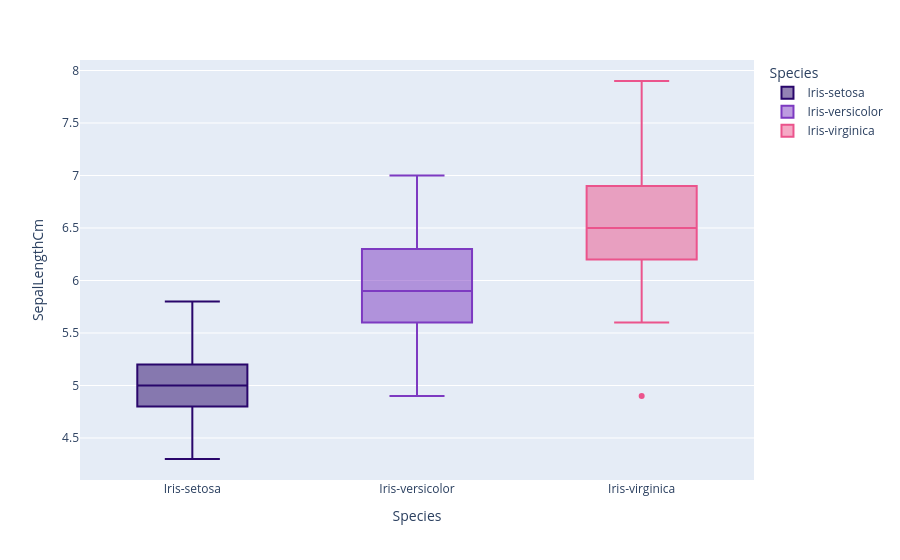

The cell this chart's notebook holds for it:
### Markdown cell above
Sepal-Length

### Code cell
fig = px.box(data_frame=iris, x='Species',y='SepalLengthCm',color='Species',color_discrete_sequence=['#29066B','#7D3AC1','#EB548C'],orientation='v')
fig.show()

### Figure 1 — Plotly figure (JSON) as saved in the notebook; plotly's stock layout.template omitted (floating-point values rounded to 4 significant figures)
{"data": [{"alignmentgroup": "True", "hovertemplate": "Species=%{x}<br>SepalLengthCm=%{y}<extra></extra>", "legendgroup": "Iris-setosa", "marker": {"color": "#29066B"}, "name": "Iris-setosa", "notched": false, "offsetgroup": "Iris-setosa", "orientation": "v", "showlegend": true, "type": "box", "x": ["Iris-setosa", "Iris-setosa", "Iris-setosa", "Iris-setosa", "Iris-setosa", "Iris-setosa", "Iris-setosa", "Iris-setosa", "Iris-setosa", "Iris-setosa", "Iris-setosa", "Iris-setosa", "Iris-setosa", "Iris-setosa", "Iris-setosa", "Iris-setosa", "Iris-setosa", "Iris-setosa", "Iris-setosa", "Iris-setosa", "Iris-setosa", "Iris-setosa", "Iris-setosa", "Iris-setosa", "Iris-setosa", "Iris-setosa", "Iris-setosa", "Iris-setosa", "Iris-setosa", "Iris-setosa", "Iris-setosa", "Iris-setosa", "Iris-setosa", "Iris-setosa", "Iris-setosa", "Iris-setosa", "Iris-setosa", "Iris-setosa", "Iris-setosa", "Iris-setosa", "Iris-setosa", "Iris-setosa", "Iris-setosa", "Iris-setosa", "Iris-setosa", "Iris-setosa", "Iris-setosa", "Iris-setosa", "Iris-setosa", "Iris-setosa"], "x0": " ", "xaxis": "x", "y": [5.1, 4.9, 4.7, 4.6, 5.0, 5.4, 4.6, 5.0, 4.4, 4.9, 5.4, 4.8, 4.8, 4.3, 5.8, 5.7, 5.4, 5.1, 5.7, 5.1, 5.4, 5.1, 4.6, 5.1, 4.8, 5.0, 5.0, 5.2, 5.2, 4.7, 4.8, 5.4, 5.2, 5.5, 4.9, 5.0, 5.5, 4.9, 4.4, 5.1, 5.0, 4.5, 4.4, 5.0, 5.1, 4.8, 5.1, 4.6, 5.3, 5.0], "y0": " ", "yaxis": "y"}, {"alignmentgroup": "True", "hovertemplate": "Species=%{x}<br>SepalLengthCm=%{y}<extra></extra>", "legendgroup": "Iris-versicolor", "marker": {"color": "#7D3AC1"}, "name": "Iris-versicolor", "notched": false, "offsetgroup": "Iris-versicolor", "orientation": "v", "showlegend": true, "type": "box", "x": ["Iris-versicolor", "Iris-versicolor", "Iris-versicolor", "Iris-versicolor", "Iris-versicolor", "Iris-versicolor", "Iris-versicolor", "Iris-versicolor", "Iris-versicolor", "Iris-versicolor", "Iris-versicolor", "Iris-versicolor", "Iris-versicolor", "Iris-versicolor", "Iris-versicolor", "Iris-versicolor", "Iris-versicolor", "Iris-versicolor", "Iris-versicolor", "Iris-versicolor", "Iris-versicolor", "Iris-versicolor", "Iris-versicolor", "Iris-versicolor", "Iris-versicolor", "Iris-versicolor", "Iris-versicolor", "Iris-versicolor", "Iris-versicolor", "Iris-versicolor", "Iris-versicolor", "Iris-versicolor", "Iris-versicolor", "Iris-versicolor", "Iris-versicolor", "Iris-versicolor", "Iris-versicolor", "Iris-versicolor", "Iris-versicolor", "Iris-versicolor", "Iris-versicolor", "Iris-versicolor", "Iris-versicolor", "Iris-versicolor", "Iris-versicolor", "Iris-versicolor", "Iris-versicolor", "Iris-versicolor", "Iris-versicolor", "Iris-versicolor"], "x0": " ", "xaxis": "x", "y": [7.0, 6.4, 6.9, 5.5, 6.5, 5.7, 6.3, 4.9, 6.6, 5.2, 5.0, 5.9, 6.0, 6.1, 5.6, 6.7, 5.6, 5.8, 6.2, 5.6, 5.9, 6.1, 6.3, 6.1, 6.4, 6.6, 6.8, 6.7, 6.0, 5.7, 5.5, 5.5, 5.8, 6.0, 5.4, 6.0, 6.7, 6.3, 5.6, 5.5, 5.5, 6.1, 5.8, 5.0, 5.6, 5.7, 5.7, 6.2, 5.1, 5.7], "y0": " ", "yaxis": "y"}, {"alignmentgroup": "True", "hovertemplate": "Species=%{x}<br>SepalLengthCm=%{y}<extra></extra>", "legendgroup": "Iris-virginica", "marker": {"color": "#EB548C"}, "name": "Iris-virginica", "notched": false, "offsetgroup": "Iris-virginica", "orientation": "v", "showlegend": true, "type": "box", "x": ["Iris-virginica", "Iris-virginica", "Iris-virginica", "Iris-virginica", "Iris-virginica", "Iris-virginica", "Iris-virginica", "Iris-virginica", "Iris-virginica", "Iris-virginica", "Iris-virginica", "Iris-virginica", "Iris-virginica", "Iris-virginica", "Iris-virginica", "Iris-virginica", "Iris-virginica", "Iris-virginica", "Iris-virginica", "Iris-virginica", "Iris-virginica", "Iris-virginica", "Iris-virginica", "Iris-virginica", "Iris-virginica", "Iris-virginica", "Iris-virginica", "Iris-virginica", "Iris-virginica", "Iris-virginica", "Iris-virginica", "Iris-virginica", "Iris-virginica", "Iris-virginica", "Iris-virginica", "Iris-virginica", "Iris-virginica", "Iris-virginica", "Iris-virginica", "Iris-virginica", "Iris-virginica", "Iris-virginica", "Iris-virginica", "Iris-virginica", "Iris-virginica", "Iris-virginica", "Iris-virginica", "Iris-virginica", "Iris-virginica", "Iris-virginica"], "x0": " ", "xaxis": "x", "y": [6.3, 5.8, 7.1, 6.3, 6.5, 7.6, 4.9, 7.3, 6.7, 7.2, 6.5, 6.4, 6.8, 5.7, 5.8, 6.4, 6.5, 7.7, 7.7, 6.0, 6.9, 5.6, 7.7, 6.3, 6.7, 7.2, 6.2, 6.1, 6.4, 7.2, 7.4, 7.9, 6.4, 6.3, 6.1, 7.7, 6.3, 6.4, 6.0, 6.9, 6.7, 6.9, 5.8, 6.8, 6.7, 6.7, 6.3, 6.5, 6.2, 5.9], "y0": " ", "yaxis": "y"}], "layout": {"boxmode": "overlay", "legend": {"title": {"text": "Species"}, "tracegroupgap": 0}, "margin": {"t": 60}, "xaxis": {"anchor": "y", "categoryarray": ["Iris-setosa", "Iris-versicolor", "Iris-virginica"], "categoryorder": "array", "domain": [0, 1], "title": {"text": "Species"}}, "yaxis": {"anchor": "x", "domain": [0, 1], "title": {"text": "SepalLengthCm"}}}}
